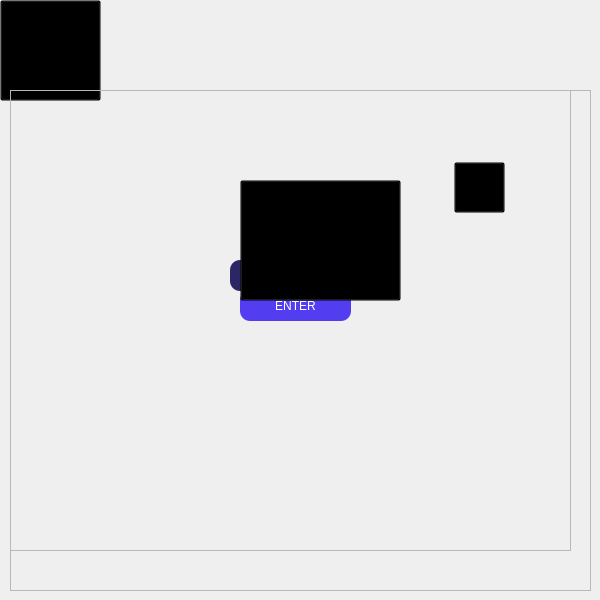
<?xml version="1.0" encoding="UTF-8"?>
<ui version="4.0">
 <class>ComputerScreen</class>
 <widget class="QMainWindow" name="ComputerScreen">
  <property name="geometry">
   <rect>
    <x>0</x>
    <y>0</y>
    <width>600</width>
    <height>600</height>
   </rect>
  </property>
  <property name="minimumSize">
   <size>
    <width>600</width>
    <height>600</height>
   </size>
  </property>
  <property name="maximumSize">
   <size>
    <width>600</width>
    <height>600</height>
   </size>
  </property>
  <property name="windowTitle">
   <string>MainWindow</string>
  </property>
  <widget class="QWidget" name="centralwidget">
   <widget class="QLabel" name="background_img">
    <property name="geometry">
     <rect>
      <x>0</x>
      <y>0</y>
      <width>600</width>
      <height>600</height>
     </rect>
    </property>
    <property name="minimumSize">
     <size>
      <width>600</width>
      <height>600</height>
     </size>
    </property>
    <property name="maximumSize">
     <size>
      <width>600</width>
      <height>600</height>
     </size>
    </property>
    <property name="text">
     <string/>
    </property>
    <property name="pixmap">
     <pixmap resource="files_rc.qrc">:/background/images/gamer_room_fase/computer_screen.png</pixmap>
    </property>
    <property name="scaledContents">
     <bool>true</bool>
    </property>
   </widget>
   <widget class="QPushButton" name="open_file_btn">
    <property name="geometry">
     <rect>
      <x>454</x>
      <y>162</y>
      <width>51</width>
      <height>51</height>
     </rect>
    </property>
    <property name="styleSheet">
     <string notr="true">background-color: rgba(0,0,0,0);</string>
    </property>
    <property name="text">
     <string/>
    </property>
   </widget>
   <widget class="QLabel" name="back_to_room_lb">
    <property name="geometry">
     <rect>
      <x>10</x>
      <y>0</y>
      <width>91</width>
      <height>101</height>
     </rect>
    </property>
    <property name="text">
     <string/>
    </property>
    <property name="pixmap">
     <pixmap resource="files_rc.qrc">:/background/images/gamer_room_fase/gamer_room_img_nobg.png</pixmap>
    </property>
    <property name="scaledContents">
     <bool>true</bool>
    </property>
   </widget>
   <widget class="QPushButton" name="back_to_room_btn">
    <property name="geometry">
     <rect>
      <x>0</x>
      <y>0</y>
      <width>101</width>
      <height>101</height>
     </rect>
    </property>
    <property name="styleSheet">
     <string notr="true">background-color: rgba(0,0,0,0)</string>
    </property>
    <property name="text">
     <string/>
    </property>
   </widget>
   <widget class="QFrame" name="password_frame">
    <property name="enabled">
     <bool>true</bool>
    </property>
    <property name="geometry">
     <rect>
      <x>10</x>
      <y>90</y>
      <width>581</width>
      <height>501</height>
     </rect>
    </property>
    <property name="frameShape">
     <enum>QFrame::StyledPanel</enum>
    </property>
    <property name="frameShadow">
     <enum>QFrame::Raised</enum>
    </property>
    <widget class="QLabel" name="passwordbox_lb">
     <property name="geometry">
      <rect>
       <x>60</x>
       <y>20</y>
       <width>451</width>
       <height>301</height>
      </rect>
     </property>
     <property name="text">
      <string/>
     </property>
     <property name="pixmap">
      <pixmap resource="files_rc.qrc">:/background/images/gamer_room_fase/password.png</pixmap>
     </property>
     <property name="scaledContents">
      <bool>true</bool>
     </property>
    </widget>
    <widget class="QLineEdit" name="pass_input">
     <property name="geometry">
      <rect>
       <x>220</x>
       <y>170</y>
       <width>131</width>
       <height>31</height>
      </rect>
     </property>
     <property name="styleSheet">
      <string notr="true">border-radius: 10px;
color: white;
background-color: #2B2764;</string>
     </property>
     <property name="frame">
      <bool>true</bool>
     </property>
    </widget>
    <widget class="QPushButton" name="enter_pass_btn">
     <property name="geometry">
      <rect>
       <x>230</x>
       <y>200</y>
       <width>111</width>
       <height>31</height>
      </rect>
     </property>
     <property name="styleSheet">
      <string notr="true">border-radius: 10px;
color: white;
background-color: #533DF0;
</string>
     </property>
     <property name="text">
      <string>ENTER</string>
     </property>
    </widget>
   </widget>
   <widget class="QFrame" name="file_opened_frame">
    <property name="geometry">
     <rect>
      <x>10</x>
      <y>90</y>
      <width>561</width>
      <height>461</height>
     </rect>
    </property>
    <property name="frameShape">
     <enum>QFrame::StyledPanel</enum>
    </property>
    <property name="frameShadow">
     <enum>QFrame::Raised</enum>
    </property>
    <widget class="QLabel" name="file_opened_lb">
     <property name="geometry">
      <rect>
       <x>80</x>
       <y>0</y>
       <width>411</width>
       <height>391</height>
      </rect>
     </property>
     <property name="text">
      <string/>
     </property>
     <property name="pixmap">
      <pixmap resource="files_rc.qrc">:/background/images/gamer_room_fase/file_opened.png</pixmap>
     </property>
     <property name="scaledContents">
      <bool>true</bool>
     </property>
    </widget>
    <widget class="QPushButton" name="get_truck_btn">
     <property name="geometry">
      <rect>
       <x>230</x>
       <y>90</y>
       <width>161</width>
       <height>121</height>
      </rect>
     </property>
     <property name="styleSheet">
      <string notr="true">background-color: rgba(0,0,0,0);</string>
     </property>
     <property name="text">
      <string/>
     </property>
    </widget>
   </widget>
  </widget>
 </widget>
 <resources>
  <include location="files_rc.qrc"/>
 </resources>
 <connections/>
</ui>
